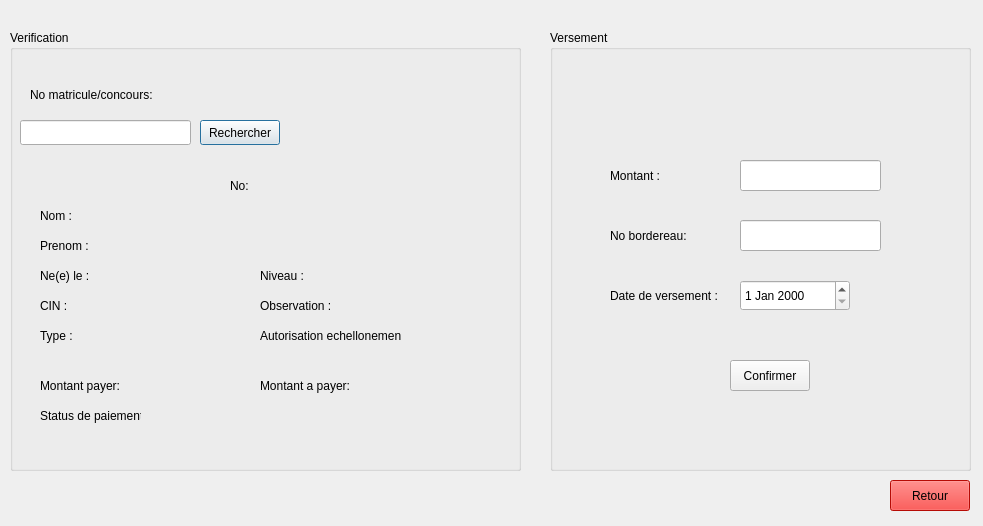
<?xml version="1.0" encoding="UTF-8"?>
<ui version="4.0">
 <class>inscription</class>
 <widget class="QDialog" name="inscription">
  <property name="geometry">
   <rect>
    <x>0</x>
    <y>0</y>
    <width>983</width>
    <height>526</height>
   </rect>
  </property>
  <property name="windowTitle">
   <string>Dialog</string>
  </property>
  <widget class="QGroupBox" name="groupBox">
   <property name="geometry">
    <rect>
     <x>10</x>
     <y>30</y>
     <width>511</width>
     <height>441</height>
    </rect>
   </property>
   <property name="title">
    <string>Verification</string>
   </property>
   <widget class="QPushButton" name="pushButton">
    <property name="geometry">
     <rect>
      <x>190</x>
      <y>90</y>
      <width>80</width>
      <height>25</height>
     </rect>
    </property>
    <property name="toolTip">
     <string>&lt;html&gt;&lt;head/&gt;&lt;body&gt;&lt;p&gt;&amp;lt;center&amp;gt;&amp;lt;strong&amp;gt;Add&amp;lt;/strong&amp;gt;&amp;lt;/center&amp;gt;&lt;/p&gt;&lt;/body&gt;&lt;/html&gt;</string>
    </property>
    <property name="text">
     <string>Rechercher</string>
    </property>
   </widget>
   <widget class="QLineEdit" name="bar_inp_idEtudiant">
    <property name="geometry">
     <rect>
      <x>10</x>
      <y>90</y>
      <width>171</width>
      <height>25</height>
     </rect>
    </property>
   </widget>
   <widget class="QLabel" name="label">
    <property name="geometry">
     <rect>
      <x>20</x>
      <y>50</y>
      <width>151</width>
      <height>31</height>
     </rect>
    </property>
    <property name="text">
     <string>&lt;html&gt;&lt;head/&gt;&lt;body&gt;&lt;p&gt;No matricule/concours:&lt;/p&gt;&lt;/body&gt;&lt;/html&gt;</string>
    </property>
   </widget>
   <widget class="QLabel" name="label_2">
    <property name="geometry">
     <rect>
      <x>30</x>
      <y>170</y>
      <width>71</width>
      <height>31</height>
     </rect>
    </property>
    <property name="text">
     <string>Nom :</string>
    </property>
   </widget>
   <widget class="QLabel" name="label_3">
    <property name="geometry">
     <rect>
      <x>30</x>
      <y>200</y>
      <width>71</width>
      <height>31</height>
     </rect>
    </property>
    <property name="text">
     <string>Prenom :</string>
    </property>
   </widget>
   <widget class="QLabel" name="label_4">
    <property name="geometry">
     <rect>
      <x>30</x>
      <y>230</y>
      <width>71</width>
      <height>31</height>
     </rect>
    </property>
    <property name="text">
     <string>Ne(e) le :</string>
    </property>
   </widget>
   <widget class="QLabel" name="label_5">
    <property name="geometry">
     <rect>
      <x>30</x>
      <y>260</y>
      <width>71</width>
      <height>31</height>
     </rect>
    </property>
    <property name="text">
     <string>CIN :</string>
    </property>
   </widget>
   <widget class="QLabel" name="label_6">
    <property name="geometry">
     <rect>
      <x>30</x>
      <y>290</y>
      <width>71</width>
      <height>31</height>
     </rect>
    </property>
    <property name="text">
     <string>Type :</string>
    </property>
   </widget>
   <widget class="QLabel" name="label_7">
    <property name="geometry">
     <rect>
      <x>30</x>
      <y>340</y>
      <width>81</width>
      <height>31</height>
     </rect>
    </property>
    <property name="text">
     <string>Montant payer:</string>
    </property>
   </widget>
   <widget class="QLabel" name="idEtudian">
    <property name="geometry">
     <rect>
      <x>220</x>
      <y>140</y>
      <width>47</width>
      <height>31</height>
     </rect>
    </property>
    <property name="text">
     <string>No:</string>
    </property>
   </widget>
   <widget class="QLabel" name="inp_idEtudiant">
    <property name="geometry">
     <rect>
      <x>280</x>
      <y>150</y>
      <width>61</width>
      <height>21</height>
     </rect>
    </property>
    <property name="text">
     <string/>
    </property>
   </widget>
   <widget class="QLabel" name="label_8">
    <property name="geometry">
     <rect>
      <x>250</x>
      <y>230</y>
      <width>71</width>
      <height>31</height>
     </rect>
    </property>
    <property name="text">
     <string>Niveau :</string>
    </property>
   </widget>
   <widget class="QLabel" name="label_9">
    <property name="geometry">
     <rect>
      <x>250</x>
      <y>260</y>
      <width>71</width>
      <height>31</height>
     </rect>
    </property>
    <property name="text">
     <string>Observation :</string>
    </property>
   </widget>
   <widget class="QLabel" name="label_10">
    <property name="geometry">
     <rect>
      <x>250</x>
      <y>290</y>
      <width>141</width>
      <height>31</height>
     </rect>
    </property>
    <property name="text">
     <string>Autorisation echellonement :</string>
    </property>
   </widget>
   <widget class="QLabel" name="label_11">
    <property name="geometry">
     <rect>
      <x>30</x>
      <y>370</y>
      <width>101</width>
      <height>31</height>
     </rect>
    </property>
    <property name="text">
     <string>Status de paiement:</string>
    </property>
   </widget>
   <widget class="QLabel" name="label_12">
    <property name="geometry">
     <rect>
      <x>250</x>
      <y>340</y>
      <width>91</width>
      <height>31</height>
     </rect>
    </property>
    <property name="text">
     <string>Montant a payer:</string>
    </property>
   </widget>
   <widget class="QLabel" name="inp_nom">
    <property name="geometry">
     <rect>
      <x>70</x>
      <y>170</y>
      <width>341</width>
      <height>21</height>
     </rect>
    </property>
    <property name="text">
     <string/>
    </property>
   </widget>
   <widget class="QLabel" name="inp_prenom">
    <property name="geometry">
     <rect>
      <x>90</x>
      <y>200</y>
      <width>341</width>
      <height>21</height>
     </rect>
    </property>
    <property name="text">
     <string/>
    </property>
   </widget>
   <widget class="QLabel" name="inp_naissance">
    <property name="geometry">
     <rect>
      <x>100</x>
      <y>230</y>
      <width>141</width>
      <height>21</height>
     </rect>
    </property>
    <property name="text">
     <string/>
    </property>
   </widget>
   <widget class="QLabel" name="inp_niveau">
    <property name="geometry">
     <rect>
      <x>300</x>
      <y>230</y>
      <width>51</width>
      <height>21</height>
     </rect>
    </property>
    <property name="text">
     <string/>
    </property>
   </widget>
   <widget class="QLabel" name="inp_observation">
    <property name="geometry">
     <rect>
      <x>330</x>
      <y>260</y>
      <width>61</width>
      <height>21</height>
     </rect>
    </property>
    <property name="text">
     <string/>
    </property>
   </widget>
   <widget class="QLabel" name="inp_autEchel">
    <property name="geometry">
     <rect>
      <x>400</x>
      <y>290</y>
      <width>31</width>
      <height>21</height>
     </rect>
    </property>
    <property name="text">
     <string/>
    </property>
   </widget>
   <widget class="QLabel" name="inp_CIN">
    <property name="geometry">
     <rect>
      <x>70</x>
      <y>260</y>
      <width>141</width>
      <height>21</height>
     </rect>
    </property>
    <property name="text">
     <string/>
    </property>
   </widget>
   <widget class="QLabel" name="inp_type">
    <property name="geometry">
     <rect>
      <x>70</x>
      <y>290</y>
      <width>141</width>
      <height>21</height>
     </rect>
    </property>
    <property name="text">
     <string/>
    </property>
   </widget>
   <widget class="QLabel" name="inp_montPayer">
    <property name="geometry">
     <rect>
      <x>110</x>
      <y>340</y>
      <width>131</width>
      <height>21</height>
     </rect>
    </property>
    <property name="text">
     <string/>
    </property>
   </widget>
   <widget class="QLabel" name="inp_montApayer">
    <property name="geometry">
     <rect>
      <x>350</x>
      <y>340</y>
      <width>131</width>
      <height>21</height>
     </rect>
    </property>
    <property name="text">
     <string/>
    </property>
   </widget>
   <widget class="QLabel" name="inp_StatuPaiement">
    <property name="geometry">
     <rect>
      <x>140</x>
      <y>370</y>
      <width>131</width>
      <height>21</height>
     </rect>
    </property>
    <property name="text">
     <string/>
    </property>
   </widget>
  </widget>
  <widget class="QPushButton" name="logout">
   <property name="geometry">
    <rect>
     <x>890</x>
     <y>480</y>
     <width>80</width>
     <height>31</height>
    </rect>
   </property>
   <property name="styleSheet">
    <string notr="true">background-color: rgb(255, 15, 7);
color:black;</string>
   </property>
   <property name="text">
    <string>Retour</string>
   </property>
  </widget>
  <widget class="QGroupBox" name="groupBox_2">
   <property name="geometry">
    <rect>
     <x>550</x>
     <y>30</y>
     <width>421</width>
     <height>441</height>
    </rect>
   </property>
   <property name="title">
    <string>Versement</string>
   </property>
   <widget class="QLabel" name="label_13">
    <property name="geometry">
     <rect>
      <x>60</x>
      <y>130</y>
      <width>71</width>
      <height>31</height>
     </rect>
    </property>
    <property name="text">
     <string>Montant :</string>
    </property>
   </widget>
   <widget class="QLabel" name="label_14">
    <property name="geometry">
     <rect>
      <x>60</x>
      <y>190</y>
      <width>81</width>
      <height>31</height>
     </rect>
    </property>
    <property name="text">
     <string>No bordereau:</string>
    </property>
   </widget>
   <widget class="QLabel" name="label_15">
    <property name="geometry">
     <rect>
      <x>60</x>
      <y>250</y>
      <width>111</width>
      <height>31</height>
     </rect>
    </property>
    <property name="text">
     <string>Date de versement :</string>
    </property>
   </widget>
   <widget class="QLineEdit" name="vers_inp_montant">
    <property name="geometry">
     <rect>
      <x>190</x>
      <y>130</y>
      <width>141</width>
      <height>31</height>
     </rect>
    </property>
   </widget>
   <widget class="QLineEdit" name="vers_inp_borderau">
    <property name="geometry">
     <rect>
      <x>190</x>
      <y>190</y>
      <width>141</width>
      <height>31</height>
     </rect>
    </property>
   </widget>
   <widget class="QDateEdit" name="vers_inp_date">
    <property name="geometry">
     <rect>
      <x>190</x>
      <y>250</y>
      <width>110</width>
      <height>31</height>
     </rect>
    </property>
   </widget>
   <widget class="QPushButton" name="pushButton_2">
    <property name="geometry">
     <rect>
      <x>180</x>
      <y>330</y>
      <width>80</width>
      <height>31</height>
     </rect>
    </property>
    <property name="text">
     <string>Confirmer</string>
    </property>
   </widget>
  </widget>
 </widget>
 <resources/>
 <connections/>
</ui>
